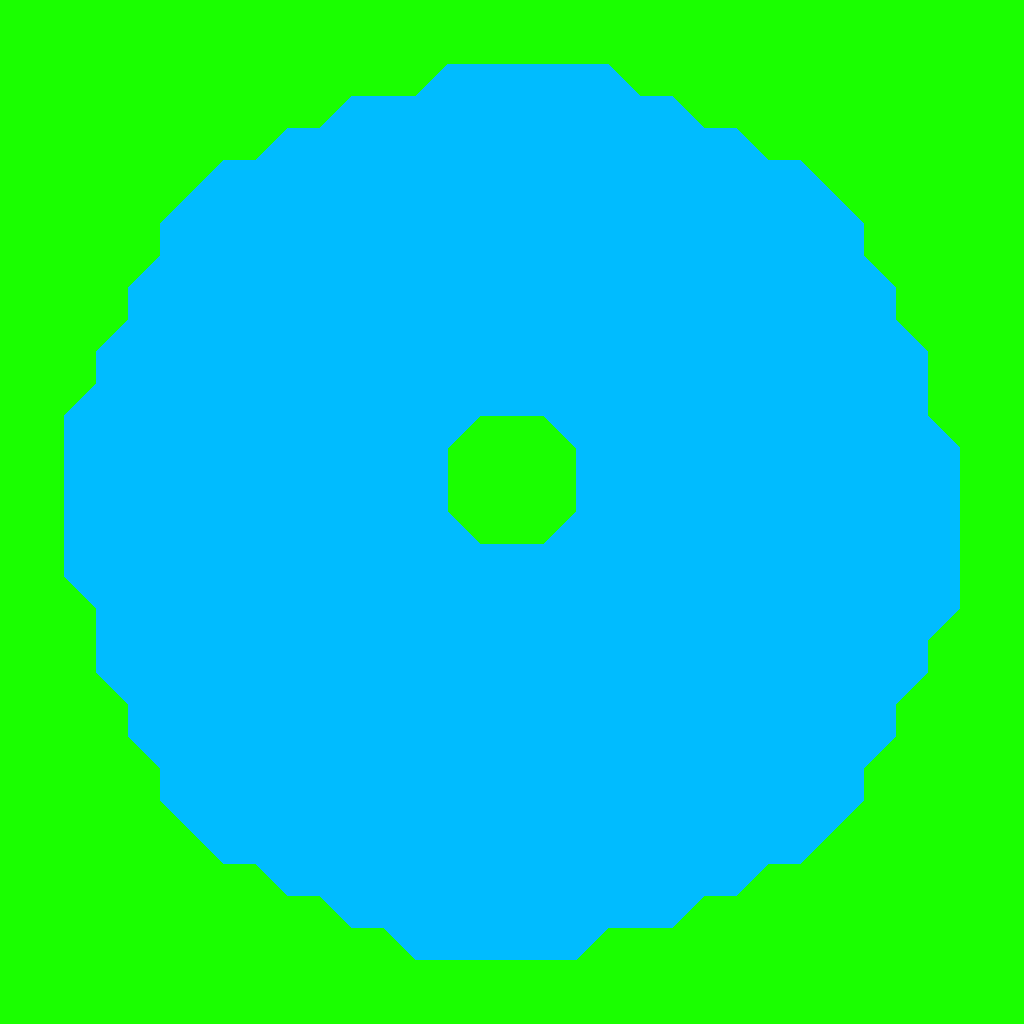

A 2D game scene composited from a Tiled map and its tileset images. What follows is a short description and the map's XML, with each tile layer's data collapsed to a summary:
An orthogonal 32x32 tile map with 32x32 px tiles, 1 tile layer (tiles).

<map version="1.2" tiledversion="1.2.2" orientation="orthogonal" renderorder="right-down" width="32" height="32" tilewidth="32" tileheight="32" infinite="0" nextlayerid="4" nextobjectid="12">
 <tileset firstgid="1" name="Tileset" tilewidth="32" tileheight="32" tilecount="4" columns="2">
  <image source="tileset.png" width="64" height="64" />
 </tileset>
 <layer id="1" name="tiles" width="32" height="32">
  <data>[1024 cells, 1024 non-empty, 3 distinct tile ids]</data>
 </layer>
 <objectgroup id="3" name="land" />
</map>
